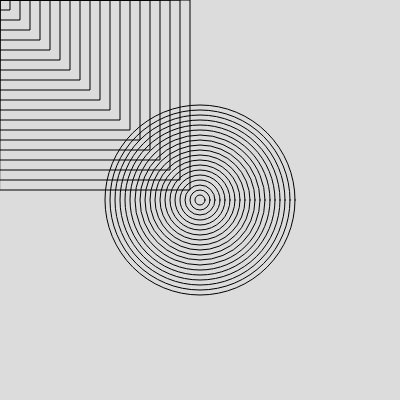
Frame 1 (no input)
Frame 60 (no input): identical to frame 1, image omitted
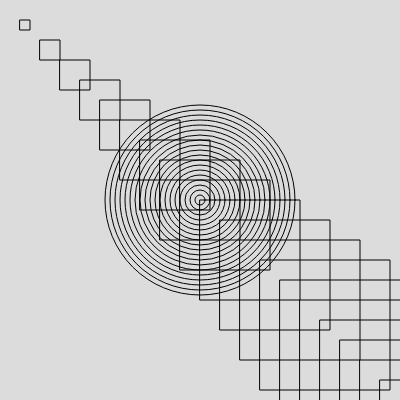
Frame 120 (the mouse pressed at the canvas centre since frame 60)

The p5.js sketch that drew these frames (run headless with seeded random() and noise() and a simulated clock; from frame 60 on, the mouse is pressed at the canvas centre):

// p5.js sketch
// ── sketch.js
function setup() {
  createCanvas(400, 400);
}

function draw() {
  background(220);
  noFill();
  for (let i = 0; i < 20; i++) {
    rect(mouseX/10*i, mouseY/10*i, 10*i, 10*i);

  }

  for (let i = 0; i < 20; i++) {
    circle(width/2, height/2, 10*i);
  }
}
